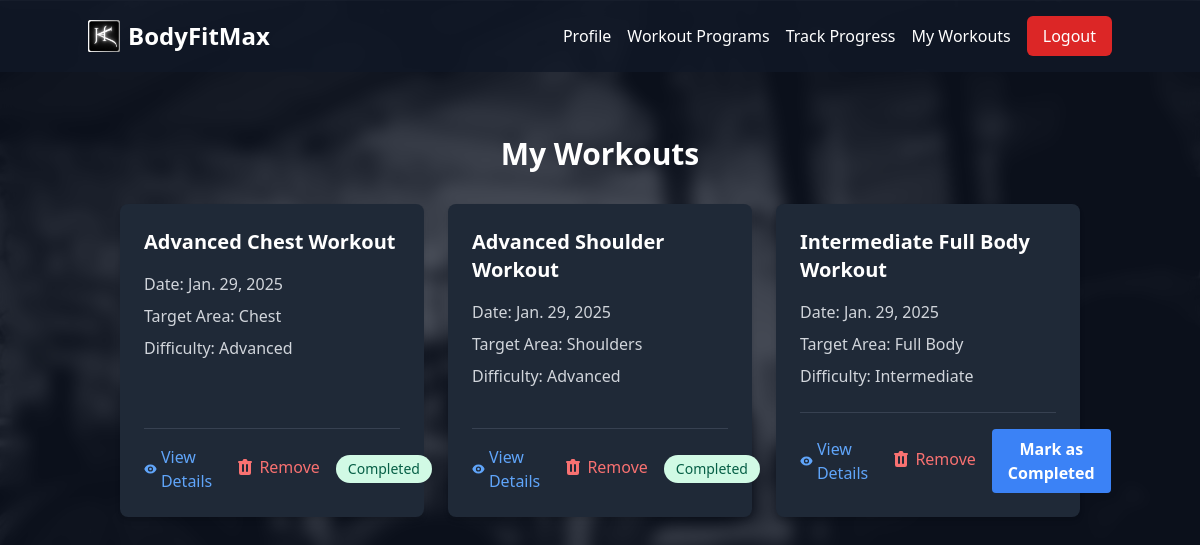
/user-workouts/ (signed in), run on the app's committed database.
### fitness/models.py (models this page shows, shortened)
class UserWorkout(models.Model):
    user = models.ForeignKey(User, on_delete=models.CASCADE)
    workout_program = models.ForeignKey(WorkoutProgram, on_delete=models.CASCADE)
    date = models.DateField()
    completed = models.BooleanField(default=False)
    notes = models.TextField(blank=True)

class WorkoutProgram(models.Model):
    name = models.CharField(max_length=100)
    description = models.TextField()
    target_area = models.CharField(max_length=50)
    difficulty = models.CharField(max_length=20, choices=[
        ('beginner', 'Beginner'),
        ('intermediate', 'Intermediate'),
        ('advanced', 'Advanced')
    ])
    created_at = models.DateTimeField(auto_now_add=True)
    updated_at = models.DateTimeField(auto_now=True)
    image = models.ImageField(upload_to='workout_programs/', blank=True, null=True)  # New field

### fitness/views.py (the view)
# urls.py: path('user-workouts/', views.user_workouts, name='user_workouts'),
@login_required
def user_workouts(request):
    workouts = UserWorkout.objects.filter(user=request.user).order_by('-date')
    return render(request, 'fitness/user_workouts.html', {'workouts': workouts})

### fitness/templates/fitness/user_workouts.html (shortened to what this page needs)
{% extends 'fitness/base.html' %}
{% block content %}
<div class="container mx-auto px-4 py-8">
    <h1 class="text-3xl font-bold text-white text-center mb-8">My Workouts</h1>
    <div class="grid grid-cols-1 md:grid-cols-2 lg:grid-cols-3 gap-6">
        {% for workout in workouts %}
            <div class="bg-gray-800 rounded-lg shadow-md p-6">
                <div class="flex flex-col h-full">
                    <div class="flex-grow space-y-4">
                        <h2 class="text-xl font-semibold text-white">{{ workout.workout_program.name }}</h2>
                        <div class="space-y-2 text-gray-300">
                            <p><span class="font-medium">Date:</span> {{ workout.date }}</p>
                            <p><span class="font-medium">Target Area:</span> {{ workout.workout_program.target_area }}</p>
                            <p><span class="font-medium">Difficulty:</span> {{ workout.workout_program.difficulty|title }}</p>
                        </div>
                    </div>
                    <div class="flex items-center gap-4 mt-6 pt-4 border-t border-gray-700">
                        <a href="{% url 'workout_program_detail' workout.workout_program.id %}"
                           class="inline-flex items-center text-blue-400 hover:text-blue-300">
                            View Details
                        </a>
                        <form method="post" action="{% url 'remove_user_workout' workout.id %}" class="inline">
                            <button type="submit"
                                    class="inline-flex items-center text-red-400 hover:text-red-300"
                                    onclick="return confirm('Are you sure you want to remove this workout?')">
                                Remove
                            </button>
                        </form>
                        {% if not workout.completed %}
                            <form method="post" action="{% url 'complete_workout' workout.id %}" class="inline ml-auto">
                                <button type="submit"
                                        class="bg-blue-500 hover:bg-blue-600 text-white font-bold py-2 px-4 rounded">
                                    Mark as Completed
                                </button>
                            </form>
                        {% else %}
                            <span class="ml-auto inline-flex items-center px-3 py-1 rounded-full text-sm font-medium bg-green-100 text-green-800">
                                Completed
                            </span>
                        {% endif %}
                    </div>
                </div>
            </div>
        {% endfor %}
    </div>
</div>
{% endblock %}

### data on the page
UserWorkout: workout_program.name "Advanced Chest Workout", date "Jan. 29, 2025", workout_program.target_area "Chest", workout_program.difficulty "Advanced", completed "Completed"
UserWorkout: workout_program.name "Advanced Shoulder Workout", date "Jan. 29, 2025", workout_program.target_area "Shoulders", workout_program.difficulty "Advanced", completed "Completed"
UserWorkout: workout_program.name "Intermediate Full Body Workout", date "Jan. 29, 2025", workout_program.target_area "Full Body", workout_program.difficulty "Intermediate", completed "Mark as Completed"
